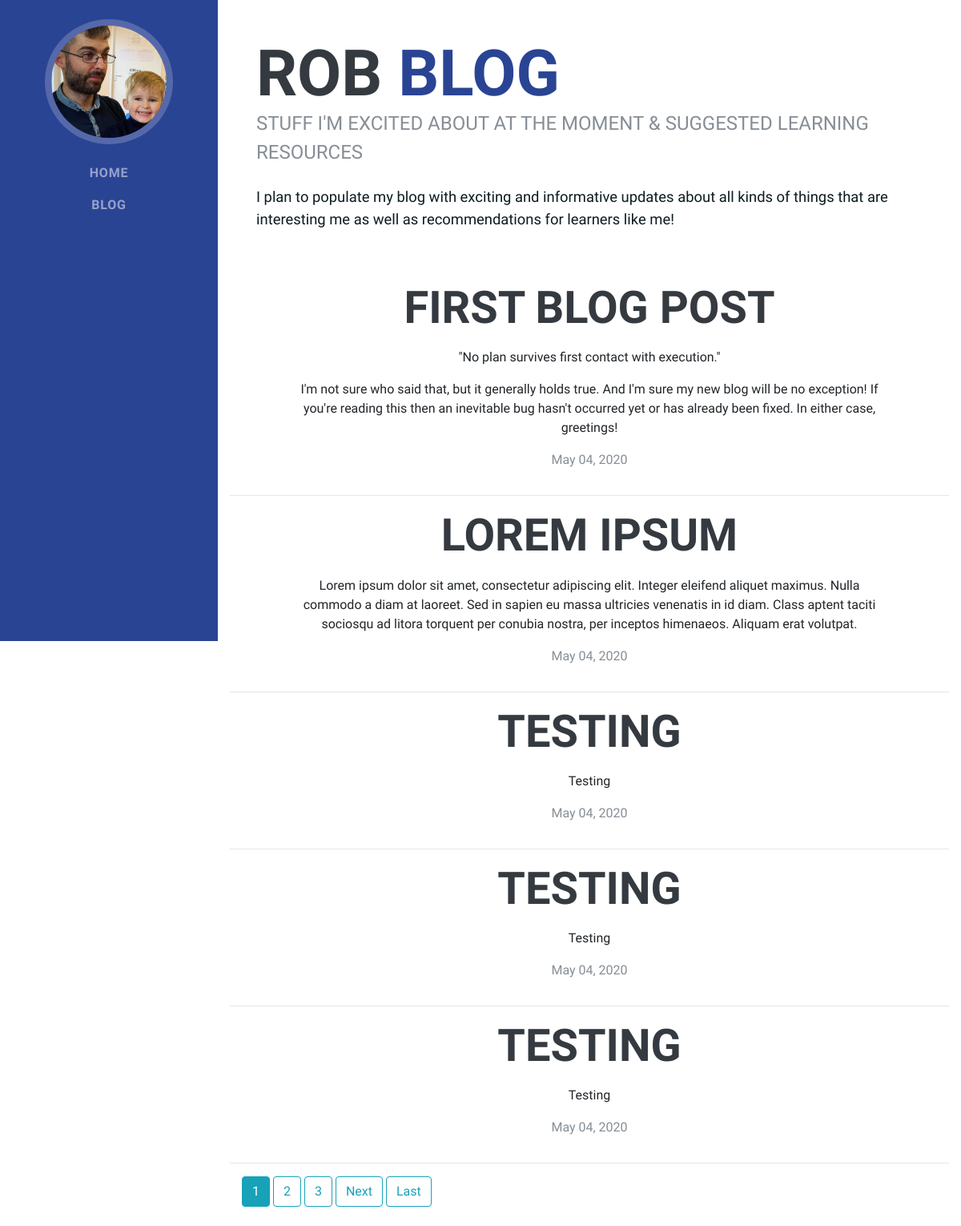
Screenshot of /portfolio-blog/ with the database file from the repository.
### portfolio/models.py (models this page shows, shortened)
class Post(models.Model):
    title = models.CharField(max_length=100)
    summary = models.TextField()
    content = models.TextField()
    date_posted = models.DateTimeField(default=timezone.now)

### portfolio/views.py (the view)
# urls.py: path('', PostListView.as_view(), name='blog-home'),
class PostListView(ListView):
    model = Post
    template_name = 'portfolio/portfolio-blog.html'
    context_object_name = 'posts'
    ordering = ['-date_posted']
    paginate_by = 5

### portfolio/templates/portfolio/portfolio-blog.html (shortened to what this page needs)
{% extends "portfolio/base.html" %}
{% block content %}
<section class="p-3 p-lg-5 d-flex align-items-top" id="about">
      <div class="w-100">
        <h1 class="mb-0">rob
          <span class="text-primary">Blog</span>
        </h1>
        <div class="subheading mb-4">Stuff I'm excited about at the moment & suggested learning resources</div>
        <p class="lead mb-3">I plan to populate my blog with exciting and informative updates about all kinds of things that are interesting me as well as recommendations for learners like me!</p>
  </section>
  <div class="container">
    {% for post in posts %}
    <div class="row">
      <div class="col-md-10 mx-auto text-center">
        <div class="post-preview">
          <a href="{% url 'portfolio-post-detail' post.id %}">
            <h2><p class="article-title" >{{ post.title }}</p></h2>
            <p class="post-subtitle">
              {{ post.summary|linebreaks }}
            </p>
            </a>
            <p>{{ post.date_posted|date:"F d, Y" }}</p>
        </div>
        </div>
        </div>
        <hr>
    {% endfor %}
    <div class="container">
    {% if is_paginated %}
        {% for num in page_obj.paginator.page_range %}
            {% if page_obj.number == num %}
                <a class="btn btn-info mb-4" href="?page={{ num }}">{{ num }}</a>
            {% elif num > page_obj.number|add:'-3' and num < page_obj.number|add:'3' %}
                <a class="btn btn-outline-info mb-4" href="?page={{ num }}">{{ num }}</a>
            {% endif %}
        {% endfor %}
        {% if page_obj.has_next %}
            <a class="btn btn-outline-info mb-4" href="?page={{ page_obj.next_page_number }}">Next</a>
            <a class="btn btn-outline-info mb-4" href="?page={{ page_obj.paginator.num_pages }}">Last</a>
        {% endif %}
    {% endif %}
{% endblock content %}

### portfolio/static/portfolio/main.css (style rules this page uses)
body { font-family: "Muli", -apple-system, BlinkMacSystemFont, "Segoe UI", Roboto, "Helvetica Neue", Arial, sans-serif, "Apple Color Emoji", "Segoe UI Emoji", "Segoe UI Symbol", "Noto Color Emoji"; padding-top: 54px; color: #868e96; }
@media (min-width: 992px) { body { padding-top: 0; padding-left: 17rem; } }
h1, h2, h3, h4, h5, h6 { font-family: "Saira Extra Condensed", -apple-system, BlinkMacSystemFont, "Segoe UI", Roboto, "Helvetica Neue", Arial, sans-serif, "Apple Color Emoji", "Segoe UI Emoji", "Segoe UI Symbol", "Noto Color Emoji"; font-weight: 700; text-transform: uppercase; color: #343a40; }
h1 { font-size: 5rem; line-height: 5.5rem; }
h2 { font-size: 3.5rem; }
p.lead { font-size: 1.15rem; font-weight: 400; color: #0c1b20; }
.subheading { text-transform: uppercase; font-weight: 500; font-family: "Saira Extra Condensed", -apple-system, BlinkMacSystemFont, "Segoe UI", Roboto, "Helvetica Neue", Arial, sans-serif, "Apple Color Emoji", "Segoe UI Emoji", "Segoe UI Symbol", "Noto Color Emoji"; font-size: 1.5rem; }
.text-primary { color: #2a4494 !important; }
a { color: #2a4494; }
body { opacity: 1; transition: 1s opacity; }
.post-preview > a { color: #212529; }
.post-preview > a > .post-subtitle { font-weight: 300; margin: 0 0 10px; }

### rows the page displays
Post: title "FIRST BLOG POST", summary "\"No plan survives first contact with execution.\" I'm not sure who said that, but it generally holds true. And I'm sure my new blog will be no exception! If you're reading this then an inevitable bug hasn't occurred yet or has already been fixed. In either case, greetings!", date_posted "May 04, 2020"
Post: title "LOREM IPSUM", summary "Lorem ipsum dolor sit amet, consectetur adipiscing elit. Integer eleifend aliquet maximus. Nulla commodo a diam at laoreet. Sed in sapien eu massa ultricies venenatis in id diam. Class aptent taciti sociosqu ad litora torquent per conubia nostra, per inceptos himenaeos. Aliquam erat volutpat.", date_posted "May 04, 2020"
Post: title "TESTING", summary "Testing", date_posted "May 04, 2020"
Post: title "TESTING", summary "Testing", date_posted "May 04, 2020"
Post: title "TESTING", summary "Testing", date_posted "May 04, 2020"

### other values shown
{{ num }} "1"
{{ num }} "2" "3"
